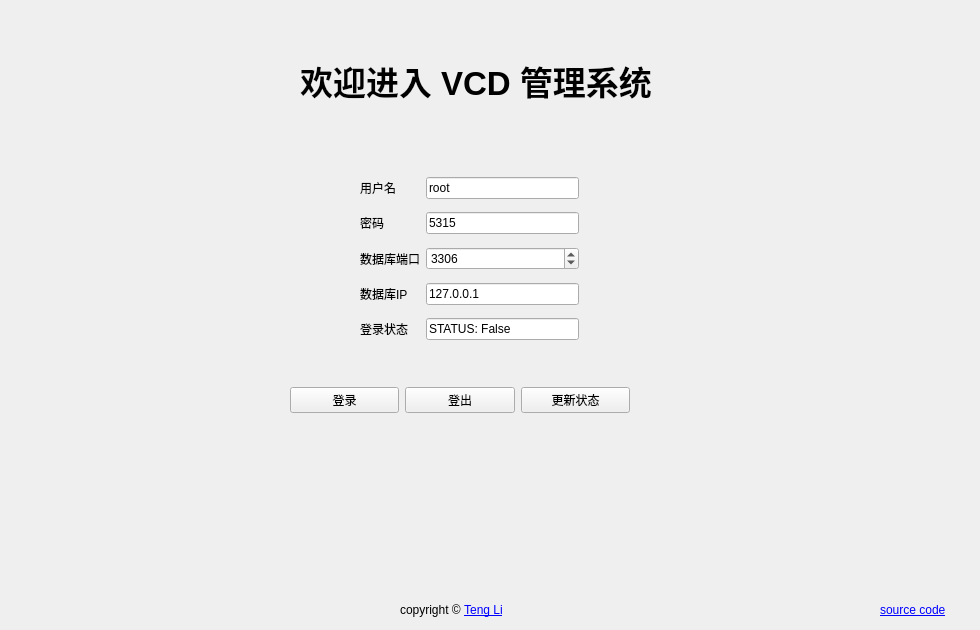
  <widget class="QWidget" name="tab1_login">
   <attribute name="title">
    <string>登录</string>
   </attribute>
   <widget class="QWidget" name="gridLayoutWidget">
    <property name="geometry">
     <rect>
      <x>360</x>
      <y>170</y>
      <width>219</width>
      <height>180</height>
     </rect>
    </property>
    <layout class="QGridLayout" name="glay_login_info">
     <item row="2" column="2">
      <widget class="QLineEdit" name="tb1_le_pswd">
       <property name="text">
        <string>5315</string>
       </property>
      </widget>
     </item>
     <item row="1" column="1">
      <widget class="QLabel" name="tb1_lb_user">
       <property name="text">
        <string>用户名</string>
       </property>
      </widget>
     </item>
     <item row="5" column="1">
      <widget class="QLabel" name="tb1_lb_ip">
       <property name="text">
        <string>数据库IP</string>
       </property>
      </widget>
     </item>
     <item row="1" column="2">
      <widget class="QLineEdit" name="tb1_le_user">
       <property name="text">
        <string>root</string>
       </property>
      </widget>
     </item>
     <item row="5" column="2">
      <widget class="QLineEdit" name="tb1_le_ip">
       <property name="text">
        <string>127.0.0.1</string>
       </property>
      </widget>
     </item>
     <item row="3" column="1">
      <widget class="QLabel" name="tb1_lb_port">
       <property name="text">
        <string>数据库端口</string>
       </property>
      </widget>
     </item>
     <item row="2" column="1">
      <widget class="QLabel" name="tb1_lb_pswd">
       <property name="text">
        <string>密码</string>
       </property>
      </widget>
     </item>
     <item row="7" column="1">
      <widget class="QLabel" name="tb1_lb_status">
       <property name="text">
        <string>登录状态</string>
       </property>
      </widget>
     </item>
     <item row="7" column="2">
      <widget class="QLineEdit" name="tb1_le_status">
       <property name="focusPolicy">
        <enum>Qt::NoFocus</enum>
       </property>
       <property name="text">
        <string>STATUS: False</string>
       </property>
      </widget>
     </item>
     <item row="3" column="2">
      <widget class="QSpinBox" name="tb1_sb_port">
       <property name="maximum">
        <number>65536</number>
       </property>
       <property name="value">
        <number>3306</number>
       </property>
      </widget>
     </item>
    </layout>
   </widget>
   <widget class="QWidget" name="horizontalLayoutWidget">
    <property name="geometry">
     <rect>
      <x>290</x>
      <y>360</y>
      <width>340</width>
      <height>80</height>
     </rect>
    </property>
    <layout class="QHBoxLayout" name="horizontalLayout">
     <item>
      <widget class="QPushButton" name="tb1_pb_login">
       <property name="text">
        <string>登录</string>
       </property>
      </widget>
     </item>
     <item>
      <widget class="QPushButton" name="tb1_pb_logout">
       <property name="text">
        <string>登出</string>
       </property>
      </widget>
     </item>
     <item>
      <widget class="QPushButton" name="tb1_pb_refresh">
       <property name="text">
        <string>更新状态</string>
       </property>
      </widget>
     </item>
    </layout>
   </widget>
   <widget class="QLabel" name="tb1_lb_title">
    <property name="geometry">
     <rect>
      <x>300</x>
      <y>50</y>
      <width>361</width>
      <height>61</height>
     </rect>
    </property>
    <property name="font">
     <font>
      <pointsize>25</pointsize>
      <weight>75</weight>
      <italic>false</italic>
      <bold>true</bold>
      <underline>false</underline>
     </font>
    </property>
    <property name="text">
     <string>欢迎进入 VCD 管理系统</string>
    </property>
   </widget>
   <widget class="QLabel" name="label">
    <property name="geometry">
     <rect>
      <x>880</x>
      <y>600</y>
      <width>91</width>
      <height>20</height>
     </rect>
    </property>
    <property name="text">
     <string>&lt;html&gt;&lt;head/&gt;&lt;body&gt;&lt;p&gt;&lt;a href=&quot;https://github.com/litun5315/VCDManager&quot;&gt;&lt;span style=&quot; text-decoration: underline; color:#0000ff;&quot;&gt;source code&lt;/span&gt;&lt;/a&gt;&lt;/p&gt;&lt;/body&gt;&lt;/html&gt;</string>
    </property>
   </widget>
   <widget class="QLabel" name="label_3">
    <property name="geometry">
     <rect>
      <x>400</x>
      <y>600</y>
      <width>161</width>
      <height>21</height>
     </rect>
    </property>
    <property name="text">
     <string>&lt;html&gt;&lt;head/&gt;&lt;body&gt;&lt;p&gt;copyright © &lt;a href=&quot;http://info.terrytengli.com/tengli&quot;&gt;&lt;span style=&quot; text-decoration: underline; color:#0000ff;&quot;&gt;Teng Li&lt;/span&gt;&lt;/a&gt;&lt;/p&gt;&lt;/body&gt;&lt;/html&gt;</string>
    </property>
    <property name="openExternalLinks">
     <bool>false</bool>
    </property>
   </widget>
  </widget>
